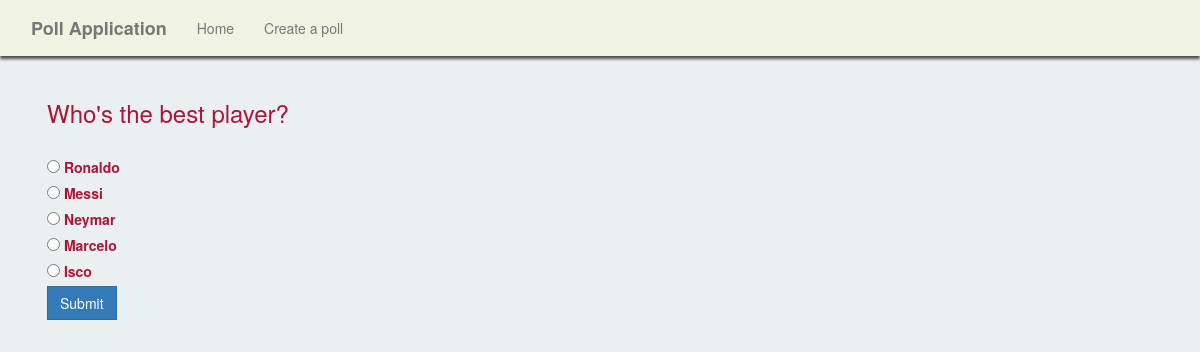
Screenshot of /vote/3/ with the database file from the repository.
### polls/models.py (models this page shows)
class Question(models.Model):
    question_text = models.CharField(max_length=200)
    pub_date = models.DateTimeField(default=timezone.now)
    def __str__(self):
        return self.question_text

class Choice(models.Model):
    question = models.ForeignKey(Question, on_delete=models.CASCADE)
    option = models.CharField(max_length=200, blank=True)
    votes = models.IntegerField(default=0)
    def __str__(self):
        return self.option

### polls/views.py (the view)
# urls.py: path('vote/<int:question_id>/',views.vote,name='vote'),
def vote(request, question_id ):
	question = get_object_or_404(Question,pk=question_id)
	options = question.choice_set.all() #or choices = Choice.objects.filter(question=question)
	if request.method == 'POST':
		selected_option =  question.choice_set.get(pk=request.POST['option'])
		selected_option.votes = selected_option.votes +1
		selected_option.save()
		return HttpResponseRedirect(reverse('result', args=(question_id,)))
	context = {'options':options, 'question':question
	}
	return render(request,'polls/vote.html',context)

### polls/templates/polls/vote.html (shortened to what this page needs)
{% extends "polls/base.html" %}
{% block content%}
<div class="container">
	<h3>{{question}}</h3><br>
	<form method="POST">
		{% for option in options %}
			<div class="form-check-inline">
	    		<input type="radio" class="form-check-input" name="option" id="option{{ forloop.counter }}" value="{{option.id}}">
	    		<label class="form-check-label" for="option{{ forloop.counter }}">{{option}}</label>
	    	</div>
		{% endfor %}
		<div>
			<button type="submit" class="btn btn-primary">Submit</button>
		</div>
	</form>
</div>
{% endblock content %}

### polls/static/polls/main.css (style rules this page uses)
body { background: #EAF0F1; color: #AE1438; }
.navbar-default, .btn, .form-control, .panel { border-radius: 0; }
.container { padding: 2px 16px; }

### rows the page displays
Question: question_text "Who's the best player?"
Choice: option "Ronaldo"
Choice: option "Messi"
Choice: option "Neymar"
Choice: option "Marcelo"
Choice: option "Isco"
